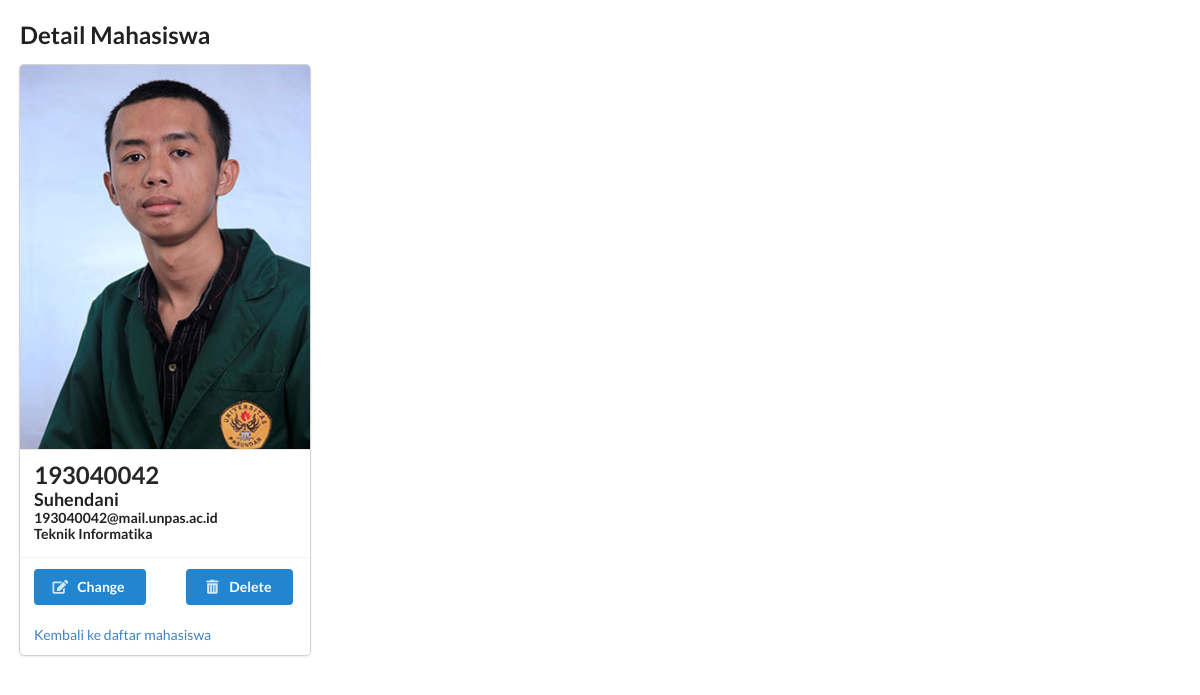
The app's page /detail.php?id=4 with its own data.
### tables this page shows
CREATE TABLE `mahasiswa` (
  `id` int(11) NOT NULL,
  `nama` varchar(255) DEFAULT NULL,
  `nrp` varchar(9) DEFAULT NULL,
  `email` varchar(255) DEFAULT NULL,
  `jurusan` varchar(255) DEFAULT NULL,
  `gambar` varchar(255) DEFAULT NULL
);

### functions.php (called while the page is built, shortened)
<?php
function connect(){
  return mysqli_connect("localhost","root","","pw_193040039");
}
function query($query){
  $conn = connect();
  $result = mysqli_query($conn, $query);
  $rows = [];
  if(mysqli_num_rows($result) == 1){
    $rows = mysqli_fetch_assoc($result);
  }
  return $rows;
}
?>

### detail.php (the view, shortened to what this page needs)
<?php
  require 'functions.php';
  $id = $_GET['id'];
  $mahasiswa = query("SELECT * FROM mahasiswa WHERE id = $id");
?>
<!DOCTYPE html>
<html lang="en">
<head>
  <link rel="stylesheet" type="text/css" href="Semantic UI/semantic.min.css">
</head>
<body>
<h2>Detail Mahasiswa</h2>
<div class="ui link cards">
  <div class="card">
    <div class="image">
    <img src="img/<?= $mahasiswa['gambar'] ?>">
    </div>
    <div class="content">
      <div class="header"><h2><?= $mahasiswa['nrp'] ?></h2></div>
      <div class="meta">
        <h3 class="ui header black"><?= $mahasiswa['nama'] ?></h3>
      </div>
      <div class="meta">
        <h5 class="ui header black"><?= $mahasiswa['email'] ?></h5>
      </div>
      <div class="meta">
        <h5 class="ui header black"><?= $mahasiswa['jurusan'] ?></h5>
      </div>
    </div>
    <div class="extra content">
      <span class="right floated">
      <a href="hapus.php?id=<?= $mahasiswa['id'];?>"><button class="ui primary button">
      <i class="icon trash alternate"></i>
      Delete
      </button></a>
      </span>
      <span>
      <a href="ubah.php?id=<?= $mahasiswa['id']?>"><button class="ui primary button">
      <i class="icon edit"></i>
      Change
      </button></a>
      </span>
      <br>
      <span class="center floated">
      <br>
    <a href="index.php" class="ui primary">Kembali ke daftar mahasiswa</a>
    </span>
    </div>
</div>
</body>
</html>

### detail.php (style rules this page uses)
body { margin:20px; }

### records on screen
mahasiswa: gambar (picture), nrp "193040042", nama "Suhendani", email "193040042@mail.unpas.ac.id", jurusan "Teknik Informatika"
